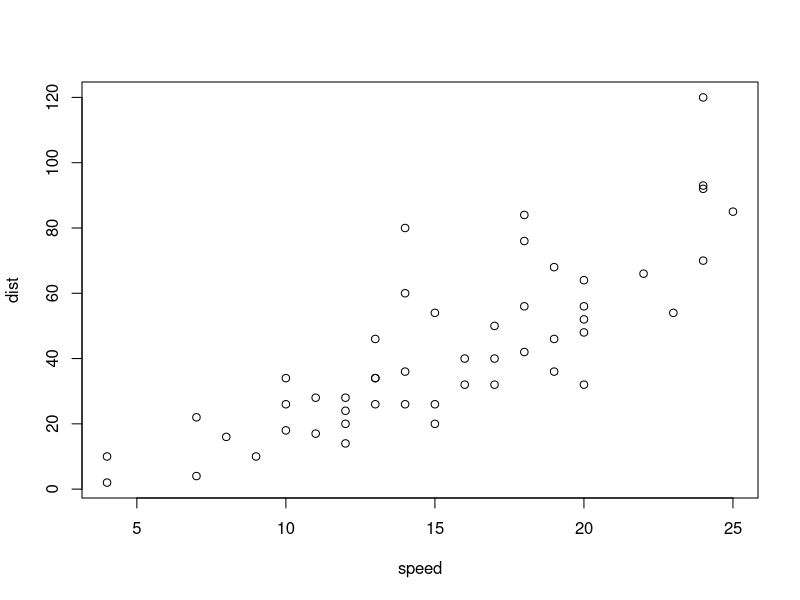
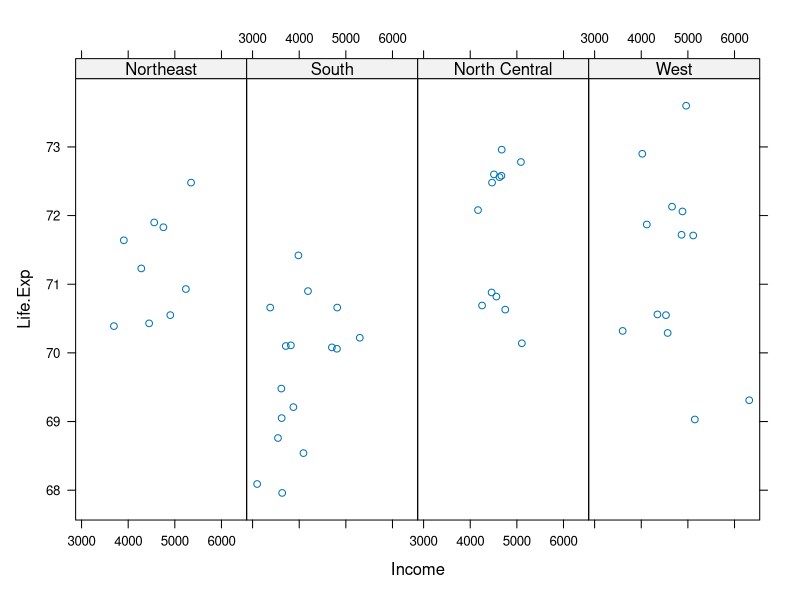
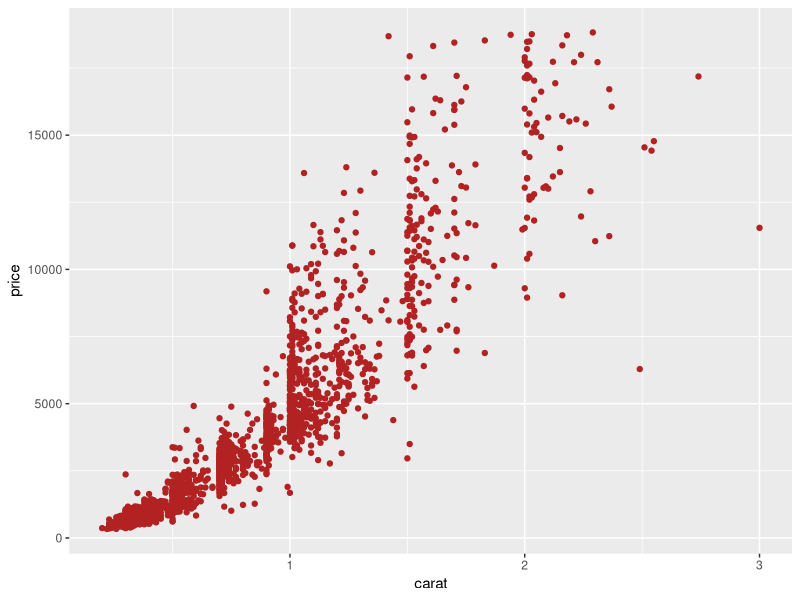
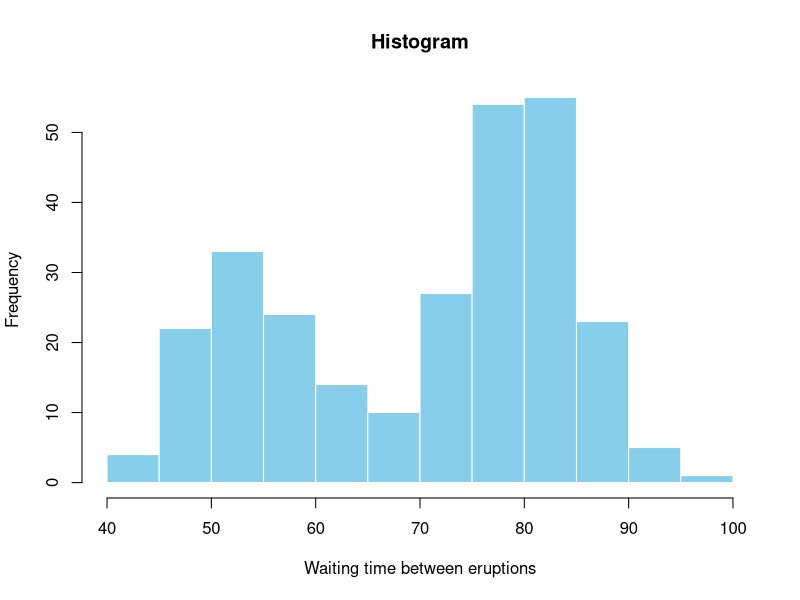

These charts were generated, in order, by the following R code:
## ---- chunk 1
library(datasets)
data(cars)
## ---- chunk 2
data(cars)
with(cars,plot(speed,dist))
## ---- chunk 3
library(lattice)
state <-data.frame(state.x77,region=state.region)
xyplot(Life.Exp ~Income|region,data=state,layout = c(4,1))
## ---- chunk 4
library(ggplot2)
data(diamonds)
diamonds<-diamonds[sample(1:nrow(diamonds),2000),]
ggplot(diamonds, aes(carat, price))+geom_point(color="firebrick")
## ---- chunk 5
data(faithful)
# draw the histogram for the Old Faithful data on the waiting time between eruptions
hist(faithful[,2], breaks = 15, col = 'skyblue', border = 'white',xlab = "Waiting time between eruptions", main = "Histogram")
